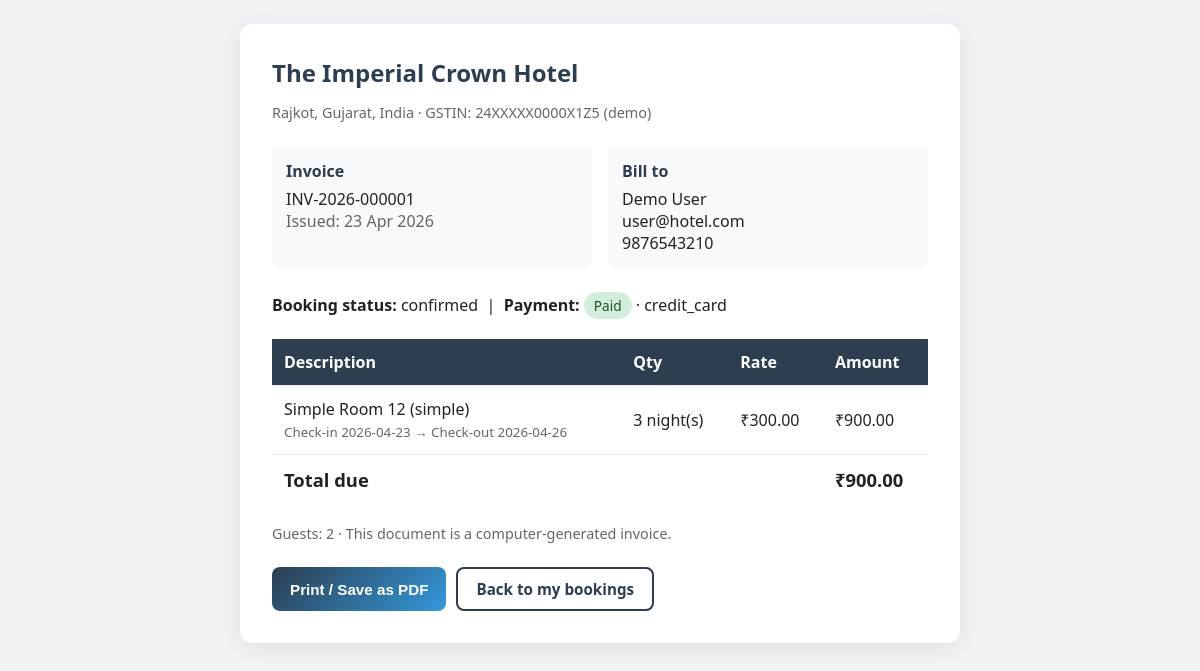
Page /bill.php?id=1 (signed in) on the committed database.
### tables this page shows
CREATE TABLE bookings (
    id INT AUTO_INCREMENT PRIMARY KEY,
    user_id INT NOT NULL,
    room_id INT NOT NULL,
    guests INT NOT NULL DEFAULT 2,
    check_in DATE NOT NULL,
    check_out DATE NOT NULL,
    total_price DECIMAL(10,2) NOT NULL,
    bill_number VARCHAR(40) NULL,
    status ENUM('pending', 'confirmed', 'cancelled') DEFAULT 'pending',
    created_at TIMESTAMP DEFAULT CURRENT_TIMESTAMP,

    FOREIGN KEY (user_id) REFERENCES users(id) ON DELETE CASCADE,
    FOREIGN KEY (room_id) REFERENCES rooms(id) ON DELETE CASCADE,

    CHECK (check_out > check_in),
    UNIQUE KEY uk_bill_number (bill_number)
);

CREATE TABLE users (
    id INT AUTO_INCREMENT PRIMARY KEY,
    first_name VARCHAR(50) NOT NULL,
    last_name VARCHAR(50) NOT NULL,
    email VARCHAR(100) UNIQUE NOT NULL,
    password VARCHAR(255) NOT NULL,
    phone VARCHAR(15),
    dob DATE,
    address TEXT,
    city VARCHAR(50),
    state VARCHAR(50),
    pincode VARCHAR(10),
    role ENUM('user', 'admin') DEFAULT 'user',
    is_active TINYINT(1) NOT NULL DEFAULT 0,
    created_at TIMESTAMP DEFAULT CURRENT_TIMESTAMP
);

CREATE TABLE payments (
    id INT AUTO_INCREMENT PRIMARY KEY,
    booking_id INT NOT NULL,
    amount DECIMAL(10,2) NOT NULL,
    payment_method VARCHAR(50),
    payment_status ENUM('paid', 'unpaid') DEFAULT 'unpaid',
    payment_date TIMESTAMP DEFAULT CURRENT_TIMESTAMP,

    FOREIGN KEY (booking_id) REFERENCES bookings(id) ON DELETE CASCADE
);

CREATE TABLE rooms (
    id INT AUTO_INCREMENT PRIMARY KEY,
    room_name VARCHAR(100) NOT NULL,
    room_type VARCHAR(50) NOT NULL,
    price DECIMAL(10,2) NOT NULL,
    capacity INT DEFAULT 2,
    description TEXT,
    image VARCHAR(500),
    status ENUM('available', 'booked', 'maintenance') DEFAULT 'available',
    created_at TIMESTAMP DEFAULT CURRENT_TIMESTAMP
);

### includes/bill_helpers.php (called while the page is built, shortened)
<?php
function hotel_get_bill_data(mysqli $mysqli, int $bookingId): ?array
{
    $sql = 'SELECT b.id, b.user_id, b.bill_number, b.check_in, b.check_out, b.total_price, b.status AS booking_status,
            b.guests, b.created_at,
            u.first_name, u.last_name, u.email, u.phone, u.address, u.city, u.state, u.pincode,
            r.room_name, r.room_type, r.price AS nightly_rate
            FROM bookings b
            INNER JOIN users u ON u.id = b.user_id
            INNER JOIN rooms r ON r.id = b.room_id
            WHERE b.id = ? LIMIT 1';
    $st = $mysqli->prepare($sql);
    $st->bind_param('i', $bookingId);
    $st->execute();
    $row = $st->get_result()->fetch_assoc();
    $in = new DateTime($row['check_in']);
    $out = new DateTime($row['check_out']);
    $nights = max(1, (int) $in->diff($out)->days);
    $row['nights'] = $nights;
    $row['guests'] = isset($row['guests']) ? (int) $row['guests'] : 2;
    $row['customer_name'] = trim($row['first_name'] . ' ' . $row['last_name']);
    $row['bill_number'] = $row['bill_number'] ?: ('INV-' . date('Y', strtotime($row['created_at'])) . '-' . str_pad((string) $row['id'], 6, '0', STR_PAD_LEFT));
    $paySt = $mysqli->prepare('SELECT amount, payment_method, payment_status, payment_date FROM payments WHERE booking_id = ? LIMIT 1');
    $paySt->bind_param('i', $bookingId);
    $paySt->execute();
    $pay = $paySt->get_result()->fetch_assoc();
    $row['payment'] = $pay ?: null;
    return $row;
}
function hotel_format_inr(float $n): string
{
    return '₹' . number_format($n, 2);
}

### bill.php (the view, shortened to what this page needs)
<?php
require_once __DIR__ . '/includes/init.php';
require_once __DIR__ . '/includes/bill_helpers.php';
$id = isset($_GET['id']) ? (int) $_GET['id'] : 0;
$data = hotel_get_bill_data($mysqli, $id);
$pay = $data['payment'] ?? null;
$payStatus = (is_array($pay) && isset($pay['payment_status'])) ? $pay['payment_status'] : 'unpaid';
$payMethod = (is_array($pay) && isset($pay['payment_method'])) ? $pay['payment_method'] : '—';
?>
<!DOCTYPE html>
<html lang="en">
<head>
</head>
<body>
    <div class="inv">
        <h1>The Imperial Crown Hotel</h1>
        <p class="sub">Rajkot, Gujarat, India · GSTIN: 24XXXXX0000X1Z5 (demo)</p>
        <div class="grid">
            <div class="box">
                <strong>Invoice</strong>
                <?php echo htmlspecialchars($data['bill_number']); ?><br>
                <span style="color:#666;">Issued: <?php echo date('d M Y', strtotime($data['created_at'])); ?></span>
            </div>
            <div class="box">
                <strong>Bill to</strong>
                <?php echo htmlspecialchars($data['customer_name']); ?><br>
                <?php echo htmlspecialchars($data['email']); ?><br>
                <?php echo htmlspecialchars($data['phone'] ?? '—'); ?><br>
            </div>
        </div>
        <p>
            <strong>Booking status:</strong> <?php echo htmlspecialchars($data['booking_status']); ?>
            &nbsp;|&nbsp;
            <strong>Payment:</strong>
            <span class="badge <?php echo $payStatus === 'paid' ? 'badge-paid' : 'badge-unpaid'; ?>">
                <?php echo htmlspecialchars(ucfirst($payStatus)); ?>
            </span>
            <?php if ($payMethod && $payMethod !== '—') echo ' · ' . htmlspecialchars($payMethod); ?>
        </p>
        <table>
            <thead>
                <tr>
                    <th>Description</th>
                    <th>Qty</th>
                    <th>Rate</th>
                    <th>Amount</th>
                </tr>
            </thead>
            <tbody>
                <tr>
                    <td>
                        <?php echo htmlspecialchars($data['room_name']); ?> (<?php echo htmlspecialchars($data['room_type']); ?>)<br>
                        <small style="color:#666;">Check-in <?php echo htmlspecialchars($data['check_in']); ?> → Check-out <?php echo htmlspecialchars($data['check_out']); ?></small>
                    </td>
                    <td><?php echo (int) $data['nights']; ?> night(s)</td>
                    <td><?php echo hotel_format_inr((float) $data['nightly_rate']); ?></td>
                    <td><?php echo hotel_format_inr((float) $data['total_price']); ?></td>
                </tr>
                <tr class="total-row">
                    <td colspan="3">Total due</td>
                    <td><?php echo hotel_format_inr((float) $data['total_price']); ?></td>
                </tr>
            </tbody>
        </table>
        <p style="color:#666;font-size:0.9rem;">Guests: <?php echo (int) $data['guests']; ?> · This document is a computer-generated invoice.</p>
        <div class="actions">
            <button type="button" class="btn btn-primary" onclick="window.print()">Print / Save as PDF</button>
            <a href="my_booking.php" class="btn btn-outline">Back to my bookings</a>
        </div>
    </div>
</body>
</html>

### bill.php (style rules this page uses)
* { box-sizing: border-box; }
body { font-family: 'Segoe UI', system-ui, sans-serif; margin: 0; padding: 24px; background: #f0f2f5; color: #222; }
.inv { max-width: 720px; margin: 0 auto; background: #fff; padding: 32px; border-radius: 12px; box-shadow: 0 4px 24px rgba(0,0,0,.08); }
.inv h1 { margin: 0 0 8px; font-size: 1.5rem; color: #2c3e50; }
.inv .sub { color: #666; font-size: 0.9rem; margin-bottom: 24px; }
.grid { display: grid; grid-template-columns: 1fr 1fr; gap: 16px; margin-bottom: 24px; }
.box { background: #f8f9fa; padding: 14px; border-radius: 8px; }
.box strong { display: block; color: #2c3e50; margin-bottom: 6px; }
table { width: 100%; border-collapse: collapse; margin: 20px 0; }
th, td { padding: 12px; text-align: left; border-bottom: 1px solid #eee; }
th { background: #2c3e50; color: #fff; }
.total-row td { font-weight: 700; font-size: 1.15rem; border-bottom: none; }
.badge { display: inline-block; padding: 4px 10px; border-radius: 20px; font-size: 0.85rem; }
.badge-paid { background: #d4edda; color: #155724; }
.actions { margin-top: 24px; display: flex; gap: 10px; flex-wrap: wrap; }
.btn { display: inline-block; padding: 10px 18px; border-radius: 8px; text-decoration: none; font-weight: 600; border: none; cursor: pointer; font-size: 0.95rem; }
.btn-primary { background: linear-gradient(135deg, #2c3e50, #3498db); color: #fff; }
.btn-outline { background: #fff; color: #2c3e50; border: 2px solid #2c3e50; }

### rows in the picture
bookings: bill_number "INV-2026-000001", created_at "23 Apr 2026", user.email "user@hotel.com", user.phone "9876543210", status "confirmed", room.room_name "Simple Room 12", room.room_type "simple", check_in "2026-04-23", check_out "2026-04-26", room.price "₹300.00", total_price "₹900.00", guests "2"
payments: payment_status "Paid", payment_method "credit_card"

### other values in the picture
$data['customer_name'] "Demo User"
$data['nights'] "3"
